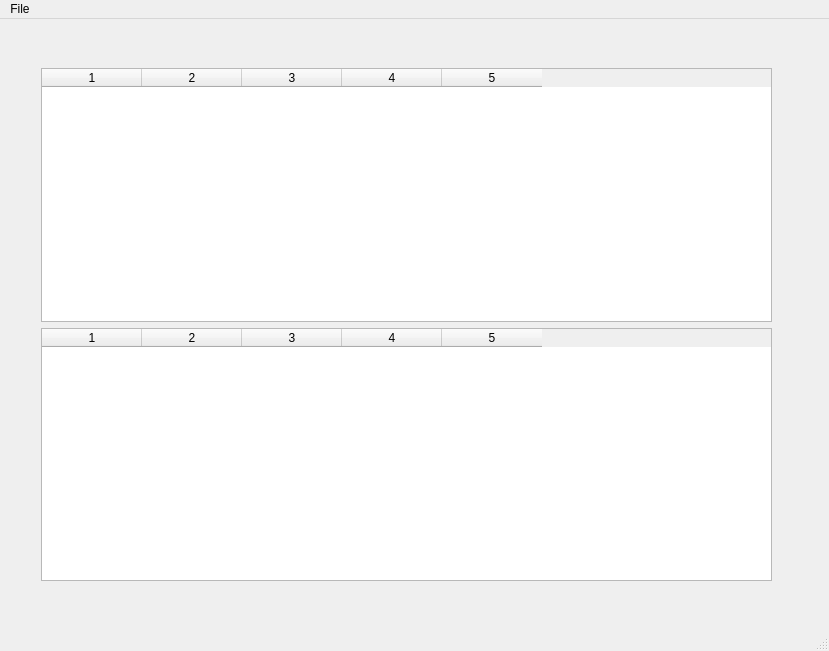
<?xml version="1.0" encoding="UTF-8"?>
<ui version="4.0">
 <class>MainWindow</class>
 <widget class="QMainWindow" name="MainWindow">
  <property name="geometry">
   <rect>
    <x>0</x>
    <y>0</y>
    <width>829</width>
    <height>651</height>
   </rect>
  </property>
  <property name="windowTitle">
   <string>KickIt to DB</string>
  </property>
  <widget class="QWidget" name="centralwidget">
   <widget class="QFrame" name="gridFrame">
    <property name="geometry">
     <rect>
      <x>0</x>
      <y>40</y>
      <width>821</width>
      <height>531</height>
     </rect>
    </property>
    <layout class="QGridLayout" name="gridLayout">
     <property name="sizeConstraint">
      <enum>QLayout::SetNoConstraint</enum>
     </property>
     <property name="leftMargin">
      <number>1</number>
     </property>
     <item row="1" column="1">
      <widget class="QTableWidget" name="tableDBChoose">
       <column>
        <property name="text">
         <string>1</string>
        </property>
       </column>
       <column>
        <property name="text">
         <string>2</string>
        </property>
       </column>
       <column>
        <property name="text">
         <string>3</string>
        </property>
       </column>
       <column>
        <property name="text">
         <string>4</string>
        </property>
       </column>
       <column>
        <property name="text">
         <string>5</string>
        </property>
       </column>
      </widget>
     </item>
     <item row="2" column="1">
      <widget class="QTableWidget" name="textEdit">
       <column>
        <property name="text">
         <string>1</string>
        </property>
       </column>
       <column>
        <property name="text">
         <string>2</string>
        </property>
       </column>
       <column>
        <property name="text">
         <string>3</string>
        </property>
       </column>
       <column>
        <property name="text">
         <string>4</string>
        </property>
       </column>
       <column>
        <property name="text">
         <string>5</string>
        </property>
       </column>
      </widget>
     </item>
     <item row="1" column="0">
      <spacer name="horizontalSpacer">
       <property name="orientation">
        <enum>Qt::Horizontal</enum>
       </property>
       <property name="sizeType">
        <enum>QSizePolicy::Minimum</enum>
       </property>
       <property name="sizeHint" stdset="0">
        <size>
         <width>40</width>
         <height>20</height>
        </size>
       </property>
      </spacer>
     </item>
     <item row="1" column="2">
      <spacer name="horizontalSpacer_2">
       <property name="orientation">
        <enum>Qt::Horizontal</enum>
       </property>
       <property name="sizeType">
        <enum>QSizePolicy::Minimum</enum>
       </property>
       <property name="sizeHint" stdset="0">
        <size>
         <width>40</width>
         <height>20</height>
        </size>
       </property>
      </spacer>
     </item>
    </layout>
   </widget>
  </widget>
  <widget class="QMenuBar" name="menubar">
   <property name="geometry">
    <rect>
     <x>0</x>
     <y>0</y>
     <width>829</width>
     <height>21</height>
    </rect>
   </property>
   <widget class="QMenu" name="menuFile">
    <property name="title">
     <string>File</string>
    </property>
    <addaction name="actionOpen"/>
    <addaction name="actionNew_connection"/>
   </widget>
   <addaction name="menuFile"/>
  </widget>
  <widget class="QStatusBar" name="statusbar"/>
  <action name="actionOpen">
   <property name="text">
    <string>Open</string>
   </property>
  </action>
  <action name="actionNew_connection">
   <property name="text">
    <string>New connection</string>
   </property>
  </action>
 </widget>
 <resources/>
 <connections/>
</ui>
